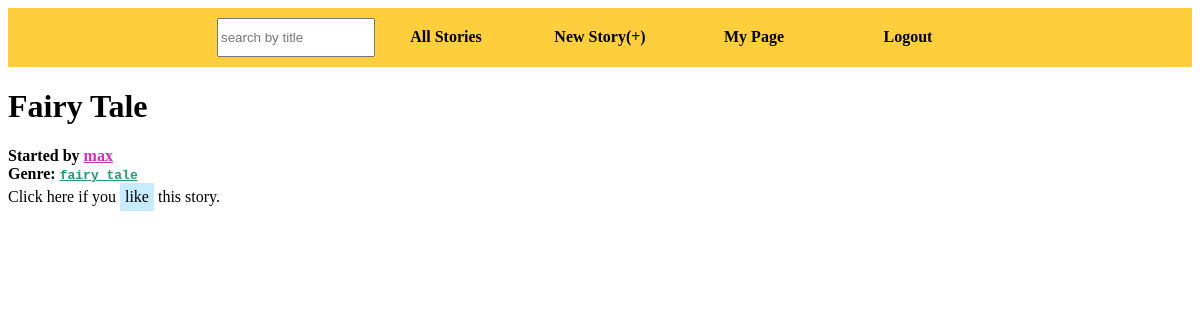
Page /story?id=3 on the committed database.
### tables this page shows
CREATE TABLE stories (title TEXT, creator TEXT, id INTERGER PRIMARY KEY, genre TEXT, word_limit INTEGER, cooldown INTEGER, contributions INTEGER, finished BOOLEAN, likes INTEGER, views INTEGER);

### ourStory.py (the view)
@app.route('/story', methods = ['GET'])
def story_route():
    storyId=request.args.get("id","")
    if not mystory.story_exists(storyId):
        return render_template("invalid.html")
    dictStoryInfo=search.getStory(storyId)
    if 'user' in session: #check if user is logged in
        mystory.update_views(storyId)
        user=session["user"]
        if dictStoryInfo["finished"]: #check if story is finished
            return render_template("fullStory.html", like = users.has_user_liked(storyId, user), likes=dictStoryInfo["popularity"] - 1, title=dictStoryInfo["title"], author=dictStoryInfo["author"], genre=dictStoryInfo["genre"],id=dictStoryInfo["id"], pieces=dictStoryInfo["pieces"])
        else: #story is not finished
            if not search.contributedYet(user, storyId): #user did not contribute yet, so user is directed to edit the story
                return render_template("editStory.html",id=dictStoryInfo["id"], title=dictStoryInfo["title"],lastUpdate=search.latestUpdate(storyId),charLimit=dictStoryInfo["word_limit"])
            else: #user has already contributed, so show story
                return render_template("fullStory.html", like = users.has_user_liked(storyId, user), likes=dictStoryInfo["popularity"] - 1, title=dictStoryInfo["title"], author=dictStoryInfo["author"], genre=dictStoryInfo["genre"],id=dictStoryInfo["id"], pieces=dictStoryInfo["pieces"])
    else: #not logged in
        mystory.update_views(storyId)
        if dictStoryInfo["finished"]: #checks if story is finished, guests can view finished story
            return render_template("fullStory.html", likes=dictStoryInfo["popularity"], title=dictStoryInfo["title"], author=dictStoryInfo["author"], genre=dictStoryInfo["genre"],id=dictStoryInfo["id"],  pieces=dictStoryInfo["pieces"])
        else: #prompts user to log in because story is not finished
            flash("Please log in to view/edit story")
            return redirect(url_for('home'))

### util/mystory.py (called while the page is built)
def story_exists(story_id):
    db = sqlite3.connect(db_name)
    c = db.cursor()
    command = "SELECT name FROM sqlite_master WHERE type='table' AND name='story_%d';"%(int(story_id))
    result = c.execute(command).fetchall()
    db.commit()
    db.close()
    if result:
        return True
    else:
        return False

def update_views(story_id):
    db = sqlite3.connect(db_name)
    c = db.cursor()
    command = "UPDATE stories SET views = views + 1 WHERE id = " + story_id + ";"
    c.execute(command)
    db.commit()
    db.close()

### util/search.py (called while the page is built)
def tuple_to_dictionary(tuuple, list_of_keys):
    d = {} #the dictionary
    index = 0 #the column index
    while index < len(tuuple):
        d[ list_of_keys[index] ] = tuuple[index]
        index += 1
    return d

### templates/fullStory.html (shortened to what this page needs)
{% extends "base.html" %}
{% block body %}
<h1>{{title}}</h1>
<b>Started by <a class="userLink" href="/user?id={{author}}">{{ author }}</a><br>
    Genre: <a class="genre" href="/search?genre={{genre}}">{{ genre }}</a></b><br>
{% if like %}
    You and {{ likes }} others like this story. <a class="button" href="/like?id={{id}}">Unlike</a>
{% else %}
    Click here if you <a class="button" href="/like?id={{id}}">like</a> this story.
{% endif %}
{% endblock %}

### static/storyStylesheet.css (style rules this page uses)
a.userLink { color: #CA32BA; }
.genre { font-family: monospace; color: #20996F; }
a.button { display: inline-block; background-color: #C8ECFF; text-decoration: none; color: black; font-family: serif; padding: 5px; }

### rows in the picture
stories: title "Fairy Tale", creator "max", genre "fairy_tale"
